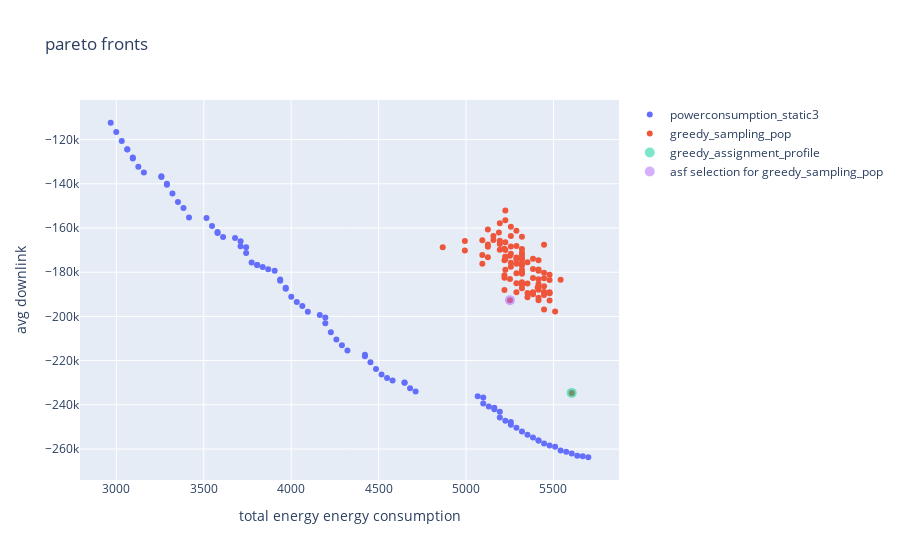
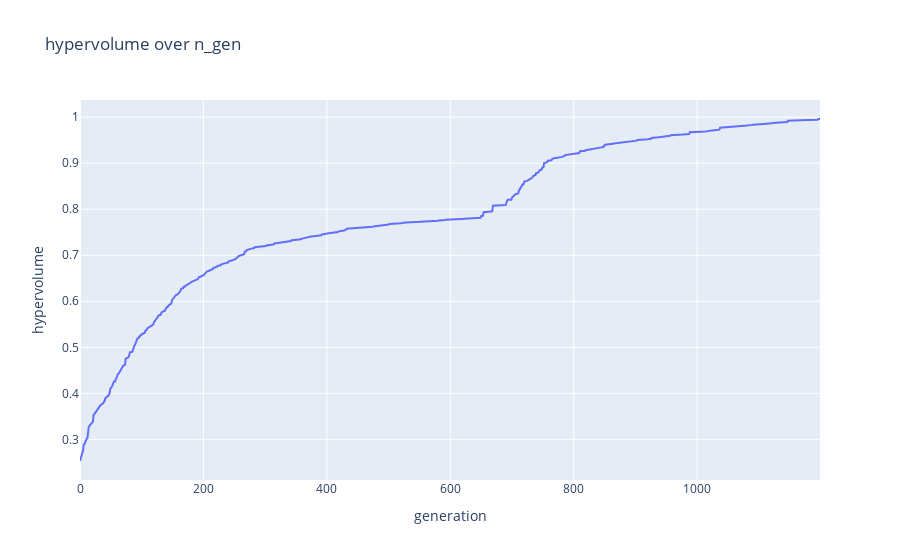

Source (notebook cell) for these figures, in order:
### Code cell
fig1 = go.Figure()
fig1.update_layout(
    title=f"pareto fronts",
    xaxis_title="total energy energy consumption",
    yaxis_title="avg downlink")

##### add paretofronts of all runs
for index, pareto_front in enumerate(pareto_fronts):
    fig1.add_trace(
        go.Scatter(
            x=np.array(pareto_front)[:,0],
            y=np.array(pareto_front)[:,1],
            mode='markers',
            name=config_names[index],
            )
        )

##### add rssi sampling population
son = Son(adjacencies_file_name=f"./datastore/{network_name}/{network_name}_adjacencies.json", parameter_config_file_name=f"./datastore/{network_name}/{config_names[0]}/{config_names[0]}.json")
sampling_pop_objecitve_space = create_greedy_rssi_sampling_pop(results_object["optimization_objectives"], son)
fig1.add_trace(
     go.Scatter(
        x=sampling_pop_objecitve_space[:,0],
        y=sampling_pop_objecitve_space[:,1],
        mode='markers',
        name= "greedy_sampling_pop",
        )
    )
###### highlight greedy assignment activation profile
fig1.add_trace(
    go.Scatter(
        x=np.array(sampling_pop_objecitve_space[-1][0]),
        y=np.array(sampling_pop_objecitve_space[-1][1]),
        mode='markers',
        name= "greedy_assignment_profile",
        opacity= 0.5,
        marker=dict(size=10)
        )
    )
##### highlight asf selection from rssi_sampling
i = asf_select(sampling_pop_objecitve_space)
fig1.add_trace(
    go.Scatter(
        x=np.array(sampling_pop_objecitve_space[i][0]),
        y=np.array(sampling_pop_objecitve_space[i][1]),
        mode='markers',
        name= "asf selection for greedy_sampling_pop",
        opacity= 0.5,
        marker=dict(size=10)
        )
    )

fig2 = go.Figure()
fig2.update_layout(
    title="hypervolume over n_gen",
    xaxis_title="generation",
    yaxis_title="hypervolume")

for index, hyper_volume_history in enumerate(hyper_volume_histories):
    fig2.add_trace(
        go.Scatter(
            x=list(range(0, len(hyper_volume_history))),
            y=hyper_volume_history,
            mode='lines',
            name=config_names[index],
            ))


fig1.show()
fig2.show()

### Figure 1 — Plotly figure (JSON) as saved in the notebook; plotly's stock layout.template omitted (floating-point values rounded to 4 significant figures)
{"data": [{"mode": "markers", "name": "powerconsumption_static3", "type": "scatter", "x": [5509.0, 5193.0, 4580.0, 5699.0, 3679.0, 5098.0, 3611.0, 3869.0, 5161.0, 5067.0, 5446.0, 5414.0, 5351.0, 3837.0, 3742.0, 5130.0, 3805.0, 5256.0, 3126.0, 4290.0, 3158.0, 3905.0, 5288.0, 5383.0, 3937.0, 2968.0, 4258.0, 3711.0, 4517.0, 3094.0, 4422.0, 3937.0, 3711.0, 5161.0, 4453.0, 4422.0, 5604.0, 4032.0, 4548.0, 5573.0, 3031.0, 3063.0, 5667.0, 3969.0, 4711.0, 5478.0, 5098.0, 3516.0, 3969.0, 3579.0, 4322.0, 4485.0, 3063.0, 4195.0, 3321.0, 3289.0, 3258.0, 5541.0, 4195.0, 3000.0, 3384.0, 5636.0, 4095.0, 3352.0, 4064.0, 3258.0, 4227.0, 3579.0, 5320.0, 3547.0, 3774.0, 3742.0, 4680.0, 3289.0, 5225.0, 4000.0, 3805.0, 5256.0, 4164.0, 3094.0, 3416.0, 4648.0, 4648.0, 5414.0, 5193.0], "y": [-259000.0, -243100.0, -229000.0, -263700.0, -164500.0, -236700.0, -164100.0, -178700.0, -241400.0, -236100.0, -257500.0, -256200.0, -253600.0, -177700.0, -168700.0, -240700.0, -176700.0, -249000.0, -132300.0, -213100.0, -134900.0, -179300.0, -250300.0, -254800.0, -183800.0, -112400.0, -210500.0, -168300.0, -226300.0, -128100.0, -217400.0, -183300.0, -165900.0, -242100.0, -220700.0, -218100.0, -262000.0, -193500.0, -227900.0, -261300.0, -120600.0, -124400.0, -263300.0, -187000.0, -234000.0, -258400.0, -239500.0, -155500.0, -187500.0, -162300.0, -215500.0, -223800.0, -124500.0, -200500.0, -144400.0, -139900.0, -136600.0, -260700.0, -203100.0, -116600.0, -151000.0, -263000.0, -197900.0, -148200.0, -195300.0, -136900.0, -207200.0, -161800.0, -252100.0, -159100.0, -175700.0, -171300.0, -232500.0, -140400.0, -247300.0, -191100.0, -176700.0, -247800.0, -199400.0, -128500.0, -155200.0, -230000.0, -230000.0, -256200.0, -245700.0]}, {"mode": "markers", "name": "greedy_sampling_pop", "type": "scatter", "x": [5320.0, 5414.0, 5414.0, 5414.0, 5320.0, 5320.0, 5478.0, 5225.0, 5320.0, 5320.0, 5225.0, 5446.0, 5188.0, 5320.0, 5256.0, 5383.0, 5320.0, 5125.0, 5251.0, 5414.0, 5446.0, 5351.0, 5383.0, 5093.0, 5225.0, 5509.0, 5414.0, 5125.0, 5446.0, 5414.0, 4993.0, 5383.0, 5288.0, 5225.0, 5288.0, 5220.0, 5288.0, 5478.0, 5251.0, 5320.0, 5320.0, 5288.0, 5409.0, 5288.0, 5193.0, 5414.0, 5251.0, 5093.0, 5320.0, 5320.0, 5446.0, 4867.0, 5320.0, 5220.0, 5478.0, 5383.0, 5320.0, 5225.0, 5220.0, 5225.0, 5288.0, 5125.0, 5093.0, 4993.0, 5156.0, 5351.0, 5256.0, 5414.0, 5225.0, 5193.0, 5478.0, 5256.0, 5256.0, 5156.0, 5125.0, 5414.0, 5478.0, 5288.0, 5383.0, 5193.0, 5383.0, 5383.0, 5351.0, 5446.0, 5288.0, 5320.0, 5220.0, 5193.0, 5256.0, 5256.0, 5225.0, 5446.0, 5320.0, 5351.0, 5220.0, 5320.0, 5446.0, 5541.0, 5446.0, 5604.0], "y": [-176800.0, -192700.0, -187900.0, -191500.0, -184500.0, -163900.0, -189100.0, -170000.0, -187200.0, -173700.0, -173000.0, -167500.0, -162100.0, -180700.0, -163600.0, -189400.0, -185700.0, -168400.0, -183100.0, -186900.0, -190300.0, -189400.0, -189600.0, -176200.0, -156500.0, -197800.0, -185300.0, -160600.0, -188900.0, -179300.0, -170100.0, -189000.0, -180500.0, -166500.0, -174100.0, -169400.0, -168200.0, -181200.0, -172500.0, -176800.0, -178900.0, -189100.0, -187000.0, -176200.0, -167300.0, -183200.0, -192600.0, -165500.0, -173900.0, -180100.0, -180300.0, -168700.0, -171200.0, -174600.0, -183600.0, -178500.0, -175600.0, -178900.0, -188100.0, -173000.0, -161200.0, -167400.0, -172200.0, -165800.0, -163600.0, -191400.0, -168400.0, -178800.0, -152000.0, -157900.0, -189500.0, -177500.0, -171700.0, -165400.0, -173200.0, -174600.0, -192800.0, -185000.0, -182600.0, -169900.0, -173900.0, -190000.0, -185100.0, -182700.0, -173400.0, -185400.0, -182500.0, -165800.0, -175700.0, -159400.0, -174200.0, -186300.0, -169500.0, -175500.0, -181300.0, -172300.0, -196900.0, -183400.0, -189200.0, -234600.0]}, {"marker": {"size": 10}, "mode": "markers", "name": "greedy_assignment_profile", "opacity": 0.5, "type": "scatter", "x": [5604.0], "y": [-234600.0]}, {"marker": {"size": 10}, "mode": "markers", "name": "asf selection for greedy_sampling_pop", "opacity": 0.5, "type": "scatter", "x": [5251.0], "y": [-192600.0]}], "layout": {"title": {"text": "pareto fronts"}, "xaxis": {"title": {"text": "total energy energy consumption"}}, "yaxis": {"title": {"text": "avg downlink"}}}}

### Figure 2 — Plotly figure (JSON) as saved in the notebook; plotly's stock layout.template omitted (floating-point values rounded to 4 significant figures; data arrays with more than 128 entries replaced by an {"elided": "..."} marker saying what was removed)
{"data": [{"mode": "lines", "name": "powerconsumption_static3", "type": "scatter", "x": {"elided": "1200 int values"}, "y": {"elided": "1200 float values"}}], "layout": {"title": {"text": "hypervolume over n_gen"}, "xaxis": {"title": {"text": "generation"}}, "yaxis": {"title": {"text": "hypervolume"}}}}
